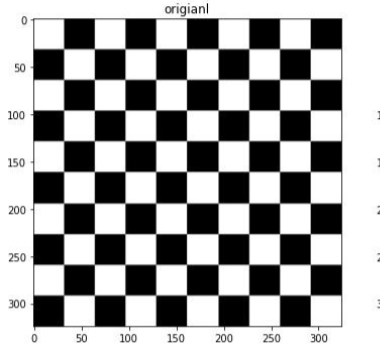
#> input picture opencvprogram_sobelxand sobely/mahesh.jpg, 380 x 349 px, found by its file name
$ python sobelx_y.py   (older library calls are emulated)
#> lines starting #> are read from the running program, lines starting #| are printed output that depends on the picture
import cv2

img = cv2.imread("opencvprogram_sobelxand sobely/mahesh.jpg")
#> img is the input picture: shape (349, 380, 3); min 0, max 255, mean 160.7

if img is None:
    print("Image not found!")
    exit()

gray = cv2.cvtColor(img, cv2.COLOR_BGR2GRAY)

sobel_x = cv2.Sobel(gray, cv2.CV_64F, 1, 0, ksize=3)
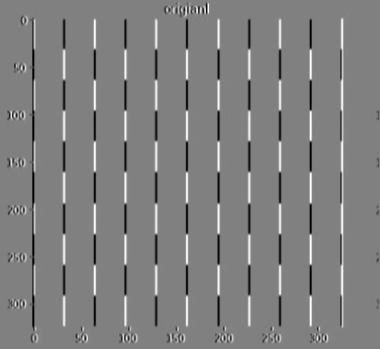
#> sobel_x: shape (349, 380) float64; min -1020, max 997, mean -0.2; drawn with min black and max white
sobel_y = cv2.Sobel(gray, cv2.CV_64F, 0, 1, ksize=3)
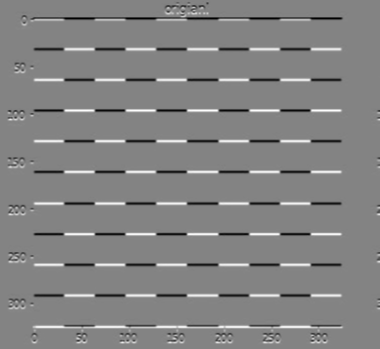
#> sobel_y: shape (349, 380) float64; min -954, max 895, mean 0; drawn with min black and max white

sobel_x = cv2.convertScaleAbs(sobel_x)
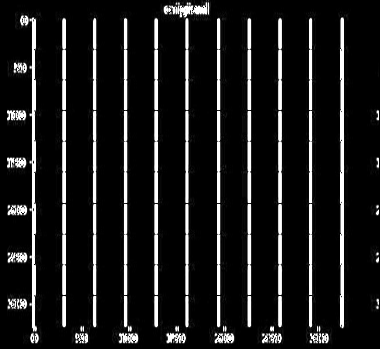
#> sobel_x: shape (349, 380); min 0, max 255, mean 27.4
sobel_y = cv2.convertScaleAbs(sobel_y)
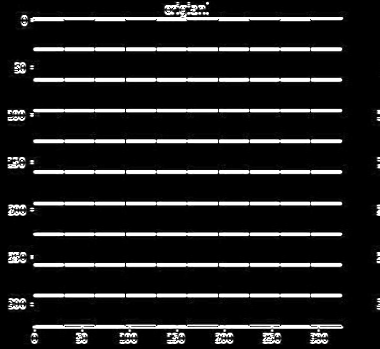
#> sobel_y: shape (349, 380); min 0, max 255, mean 29.5

magnitude = cv2.addWeighted(sobel_x, 0.5, sobel_y, 0.5, 0)
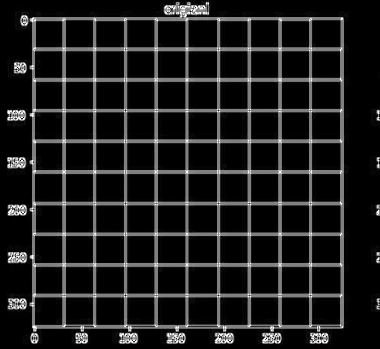
#> magnitude: shape (349, 380); min 0, max 255, mean 28.5

cv2.imwrite("output.jpg", magnitude)

cv2.imshow("Input", img)
cv2.imshow("Sobel Edge", magnitude)

cv2.waitKey(0)
cv2.destroyAllWindows()
